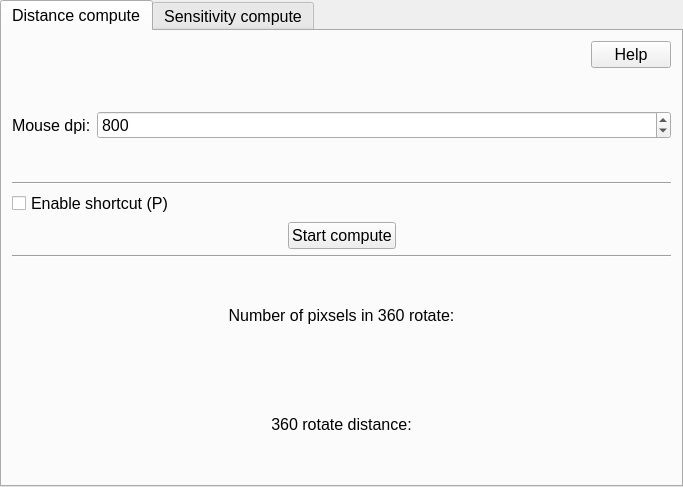
<?xml version="1.0" encoding="UTF-8"?>
<ui version="4.0">
 <class>MainWindow</class>
 <widget class="QMainWindow" name="MainWindow">
  <property name="geometry">
   <rect>
    <x>0</x>
    <y>0</y>
    <width>683</width>
    <height>487</height>
   </rect>
  </property>
  <property name="font">
   <font>
    <pointsize>12</pointsize>
   </font>
  </property>
  <property name="windowTitle">
   <string>MainWindow</string>
  </property>
  <widget class="QWidget" name="centralWidget">
   <layout class="QVBoxLayout" name="verticalLayout">
    <property name="leftMargin">
     <number>0</number>
    </property>
    <property name="topMargin">
     <number>0</number>
    </property>
    <property name="rightMargin">
     <number>0</number>
    </property>
    <property name="bottomMargin">
     <number>0</number>
    </property>
    <item>
     <widget class="QTabWidget" name="tabWidget">
      <property name="tabShape">
       <enum>QTabWidget::Rounded</enum>
      </property>
      <property name="currentIndex">
       <number>0</number>
      </property>
      <widget class="QWidget" name="tab">
       <attribute name="title">
        <string>Distance compute</string>
       </attribute>
       <layout class="QVBoxLayout" name="verticalLayout_2">
        <property name="leftMargin">
         <number>10</number>
        </property>
        <property name="topMargin">
         <number>10</number>
        </property>
        <property name="rightMargin">
         <number>10</number>
        </property>
        <property name="bottomMargin">
         <number>10</number>
        </property>
        <item>
         <layout class="QHBoxLayout" name="horizontalLayout_7">
          <item>
           <spacer name="horizontalSpacer_5">
            <property name="orientation">
             <enum>Qt::Horizontal</enum>
            </property>
            <property name="sizeHint" stdset="0">
             <size>
              <width>40</width>
              <height>20</height>
             </size>
            </property>
           </spacer>
          </item>
          <item>
           <widget class="QPushButton" name="distHelpButton">
            <property name="text">
             <string>Help</string>
            </property>
           </widget>
          </item>
         </layout>
        </item>
        <item>
         <layout class="QHBoxLayout" name="horizontalLayout">
          <item>
           <widget class="QLabel" name="label">
            <property name="sizePolicy">
             <sizepolicy hsizetype="Preferred" vsizetype="Expanding">
              <horstretch>0</horstretch>
              <verstretch>0</verstretch>
             </sizepolicy>
            </property>
            <property name="text">
             <string>Mouse dpi:</string>
            </property>
           </widget>
          </item>
          <item>
           <widget class="QSpinBox" name="dpiSpinBox">
            <property name="sizePolicy">
             <sizepolicy hsizetype="Expanding" vsizetype="Fixed">
              <horstretch>0</horstretch>
              <verstretch>0</verstretch>
             </sizepolicy>
            </property>
            <property name="minimum">
             <number>1</number>
            </property>
            <property name="maximum">
             <number>1000000000</number>
            </property>
            <property name="value">
             <number>800</number>
            </property>
           </widget>
          </item>
         </layout>
        </item>
        <item>
         <widget class="Line" name="line_7">
          <property name="orientation">
           <enum>Qt::Horizontal</enum>
          </property>
         </widget>
        </item>
        <item>
         <widget class="QCheckBox" name="enableShortcutCheckBox">
          <property name="text">
           <string>Enable shortcut (P)</string>
          </property>
         </widget>
        </item>
        <item>
         <layout class="QHBoxLayout" name="horizontalLayout_5">
          <item>
           <spacer name="horizontalSpacer">
            <property name="orientation">
             <enum>Qt::Horizontal</enum>
            </property>
            <property name="sizeHint" stdset="0">
             <size>
              <width>40</width>
              <height>20</height>
             </size>
            </property>
           </spacer>
          </item>
          <item>
           <widget class="QPushButton" name="computeButton">
            <property name="text">
             <string>Start compute</string>
            </property>
           </widget>
          </item>
          <item>
           <spacer name="horizontalSpacer_2">
            <property name="orientation">
             <enum>Qt::Horizontal</enum>
            </property>
            <property name="sizeHint" stdset="0">
             <size>
              <width>40</width>
              <height>20</height>
             </size>
            </property>
           </spacer>
          </item>
         </layout>
        </item>
        <item>
         <widget class="Line" name="line_8">
          <property name="orientation">
           <enum>Qt::Horizontal</enum>
          </property>
         </widget>
        </item>
        <item>
         <widget class="QLabel" name="pixelsLabel">
          <property name="sizePolicy">
           <sizepolicy hsizetype="Preferred" vsizetype="Expanding">
            <horstretch>0</horstretch>
            <verstretch>0</verstretch>
           </sizepolicy>
          </property>
          <property name="text">
           <string>Number of pixsels in 360 rotate:</string>
          </property>
          <property name="alignment">
           <set>Qt::AlignCenter</set>
          </property>
         </widget>
        </item>
        <item>
         <widget class="QLabel" name="distLabel">
          <property name="sizePolicy">
           <sizepolicy hsizetype="Preferred" vsizetype="Expanding">
            <horstretch>0</horstretch>
            <verstretch>0</verstretch>
           </sizepolicy>
          </property>
          <property name="text">
           <string>360 rotate distance:</string>
          </property>
          <property name="alignment">
           <set>Qt::AlignCenter</set>
          </property>
         </widget>
        </item>
       </layout>
      </widget>
      <widget class="QWidget" name="tab_2">
       <attribute name="title">
        <string>Sensitivity compute</string>
       </attribute>
       <layout class="QVBoxLayout" name="verticalLayout_3">
        <property name="spacing">
         <number>0</number>
        </property>
        <property name="leftMargin">
         <number>10</number>
        </property>
        <property name="topMargin">
         <number>10</number>
        </property>
        <property name="rightMargin">
         <number>10</number>
        </property>
        <property name="bottomMargin">
         <number>10</number>
        </property>
        <item>
         <layout class="QHBoxLayout" name="horizontalLayout_8">
          <item>
           <spacer name="horizontalSpacer_6">
            <property name="orientation">
             <enum>Qt::Horizontal</enum>
            </property>
            <property name="sizeHint" stdset="0">
             <size>
              <width>40</width>
              <height>20</height>
             </size>
            </property>
           </spacer>
          </item>
          <item>
           <widget class="QPushButton" name="sensHelpButton">
            <property name="text">
             <string>Help</string>
            </property>
           </widget>
          </item>
         </layout>
        </item>
        <item>
         <layout class="QHBoxLayout" name="horizontalLayout_2">
          <item>
           <widget class="QLabel" name="label_2">
            <property name="sizePolicy">
             <sizepolicy hsizetype="Preferred" vsizetype="Expanding">
              <horstretch>0</horstretch>
              <verstretch>0</verstretch>
             </sizepolicy>
            </property>
            <property name="text">
             <string>Preferred distance: </string>
            </property>
           </widget>
          </item>
          <item>
           <widget class="QDoubleSpinBox" name="prefDistSpinBox">
            <property name="sizePolicy">
             <sizepolicy hsizetype="Expanding" vsizetype="Fixed">
              <horstretch>0</horstretch>
              <verstretch>0</verstretch>
             </sizepolicy>
            </property>
            <property name="decimals">
             <number>5</number>
            </property>
            <property name="minimum">
             <double>0.000010000000000</double>
            </property>
            <property name="maximum">
             <double>10000000.000000000000000</double>
            </property>
            <property name="singleStep">
             <double>0.010000000000000</double>
            </property>
            <property name="value">
             <double>0.010000000000000</double>
            </property>
           </widget>
          </item>
         </layout>
        </item>
        <item>
         <widget class="Line" name="line_5">
          <property name="orientation">
           <enum>Qt::Horizontal</enum>
          </property>
         </widget>
        </item>
        <item>
         <layout class="QHBoxLayout" name="horizontalLayout_3">
          <item>
           <widget class="QLabel" name="label_3">
            <property name="sizePolicy">
             <sizepolicy hsizetype="Preferred" vsizetype="Expanding">
              <horstretch>0</horstretch>
              <verstretch>0</verstretch>
             </sizepolicy>
            </property>
            <property name="text">
             <string>Current distance:</string>
            </property>
           </widget>
          </item>
          <item>
           <widget class="QDoubleSpinBox" name="currDistSpinBox">
            <property name="sizePolicy">
             <sizepolicy hsizetype="Expanding" vsizetype="Fixed">
              <horstretch>0</horstretch>
              <verstretch>0</verstretch>
             </sizepolicy>
            </property>
            <property name="decimals">
             <number>5</number>
            </property>
            <property name="minimum">
             <double>0.000010000000000</double>
            </property>
            <property name="maximum">
             <double>10000000.000000000000000</double>
            </property>
            <property name="singleStep">
             <double>0.010000000000000</double>
            </property>
            <property name="value">
             <double>0.010000000000000</double>
            </property>
           </widget>
          </item>
          <item>
           <widget class="Line" name="line">
            <property name="sizePolicy">
             <sizepolicy hsizetype="Fixed" vsizetype="Preferred">
              <horstretch>0</horstretch>
              <verstretch>0</verstretch>
             </sizepolicy>
            </property>
            <property name="orientation">
             <enum>Qt::Vertical</enum>
            </property>
           </widget>
          </item>
          <item>
           <widget class="QLabel" name="label_4">
            <property name="sizePolicy">
             <sizepolicy hsizetype="Preferred" vsizetype="Expanding">
              <horstretch>0</horstretch>
              <verstretch>0</verstretch>
             </sizepolicy>
            </property>
            <property name="text">
             <string>Current sensitivity:</string>
            </property>
           </widget>
          </item>
          <item>
           <widget class="QDoubleSpinBox" name="currSenseSpinBox">
            <property name="sizePolicy">
             <sizepolicy hsizetype="Expanding" vsizetype="Fixed">
              <horstretch>0</horstretch>
              <verstretch>0</verstretch>
             </sizepolicy>
            </property>
            <property name="decimals">
             <number>5</number>
            </property>
            <property name="minimum">
             <double>0.000010000000000</double>
            </property>
            <property name="maximum">
             <double>10000000.000000000000000</double>
            </property>
            <property name="singleStep">
             <double>0.010000000000000</double>
            </property>
            <property name="value">
             <double>0.010000000000000</double>
            </property>
           </widget>
          </item>
         </layout>
        </item>
        <item>
         <layout class="QHBoxLayout" name="horizontalLayout_4"/>
        </item>
        <item>
         <widget class="Line" name="line_6">
          <property name="orientation">
           <enum>Qt::Horizontal</enum>
          </property>
         </widget>
        </item>
        <item>
         <layout class="QHBoxLayout" name="horizontalLayout_6">
          <item>
           <spacer name="horizontalSpacer_3">
            <property name="orientation">
             <enum>Qt::Horizontal</enum>
            </property>
            <property name="sizeHint" stdset="0">
             <size>
              <width>40</width>
              <height>20</height>
             </size>
            </property>
           </spacer>
          </item>
          <item>
           <widget class="QPushButton" name="computeSenseButton">
            <property name="sizePolicy">
             <sizepolicy hsizetype="Minimum" vsizetype="Fixed">
              <horstretch>0</horstretch>
              <verstretch>0</verstretch>
             </sizepolicy>
            </property>
            <property name="text">
             <string>Compute sensitivity</string>
            </property>
           </widget>
          </item>
          <item>
           <spacer name="horizontalSpacer_4">
            <property name="orientation">
             <enum>Qt::Horizontal</enum>
            </property>
            <property name="sizeHint" stdset="0">
             <size>
              <width>40</width>
              <height>20</height>
             </size>
            </property>
           </spacer>
          </item>
         </layout>
        </item>
        <item>
         <widget class="QLabel" name="prefSenseLabel">
          <property name="sizePolicy">
           <sizepolicy hsizetype="Preferred" vsizetype="Expanding">
            <horstretch>0</horstretch>
            <verstretch>0</verstretch>
           </sizepolicy>
          </property>
          <property name="text">
           <string>Preferred sensitivity:</string>
          </property>
          <property name="alignment">
           <set>Qt::AlignCenter</set>
          </property>
         </widget>
        </item>
       </layout>
      </widget>
     </widget>
    </item>
   </layout>
  </widget>
 </widget>
 <layoutdefault spacing="6" margin="11"/>
 <resources/>
 <connections/>
</ui>
